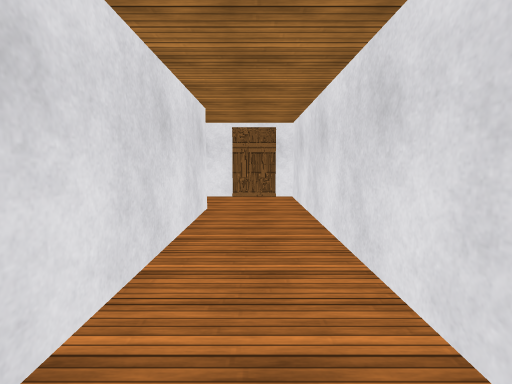
View 1 (above)

17 first-person views from a walk through a Unity game level. The camera is 1.4 m above the floor, tilts 6° down and sees 85° across. The floor is counted in squares, 1 m on a side. Each view is taken from the middle of a square. On the plan, view 1 faces up. The plan holds only what a view shows up to about 14 squares ahead; the rest is blank. The place goes on beyond the plan. The player is left out. Surface patterns are stand-ins for the level's own textures.

View 2
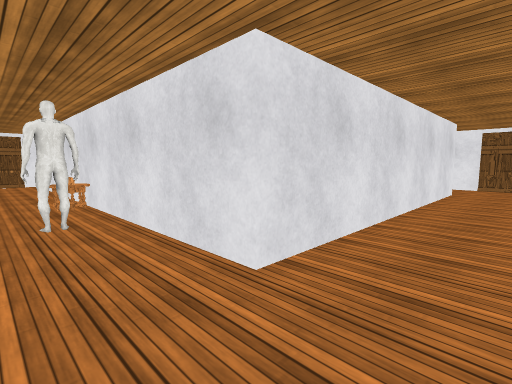

View 3
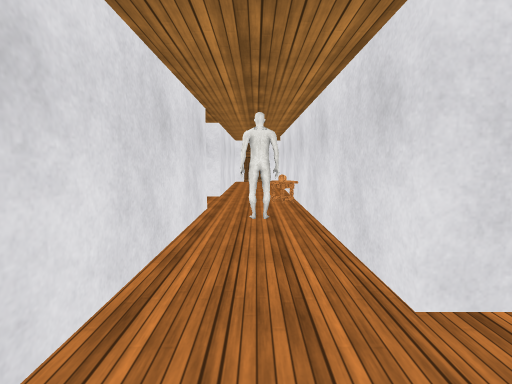

View 4
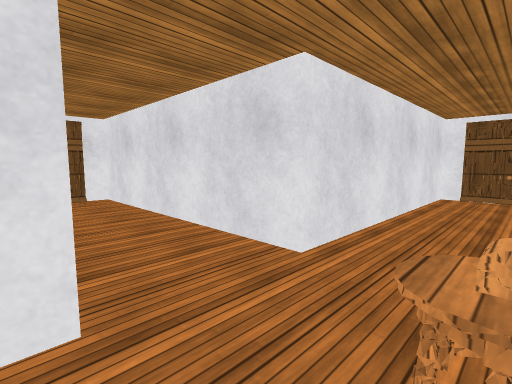

View 5
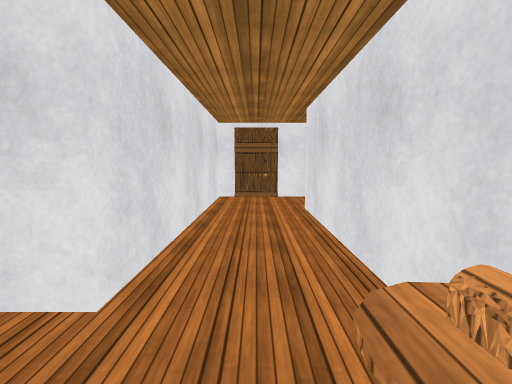

View 6
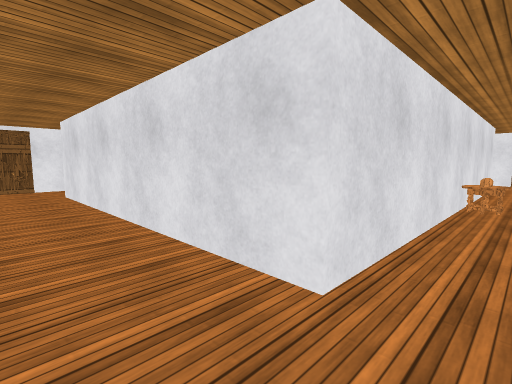

View 7
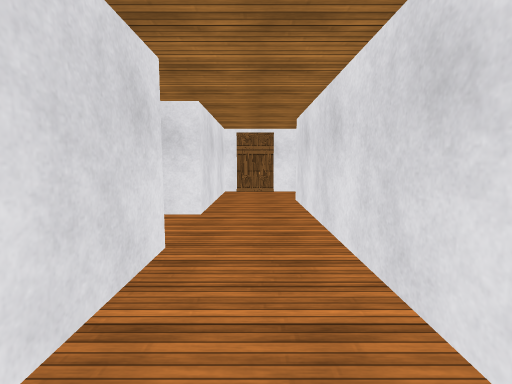

View 8
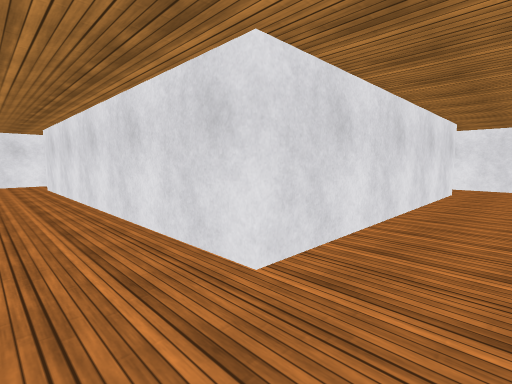

View 9
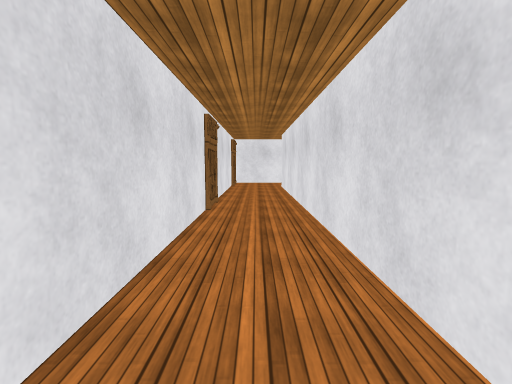

View 10
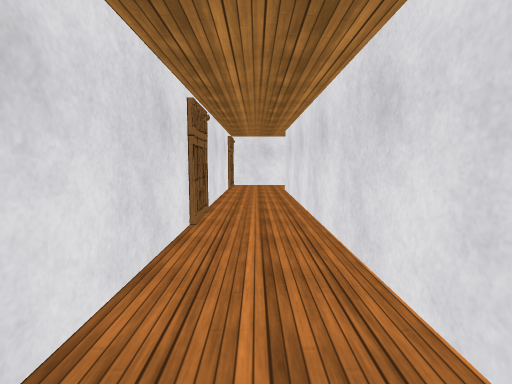

View 11
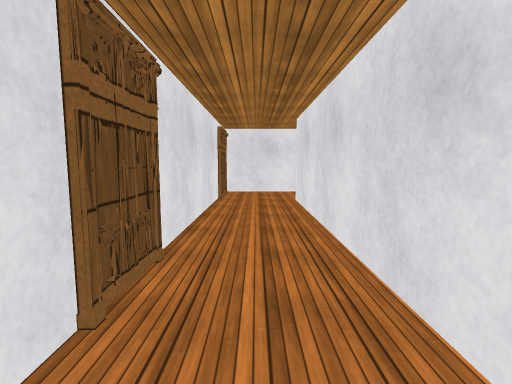

View 12
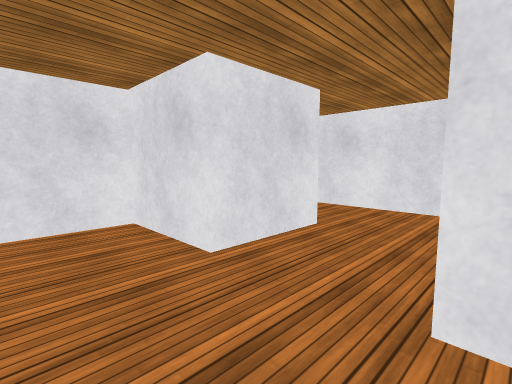

View 13
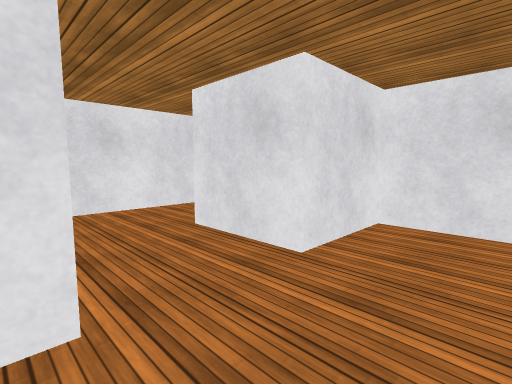

View 14
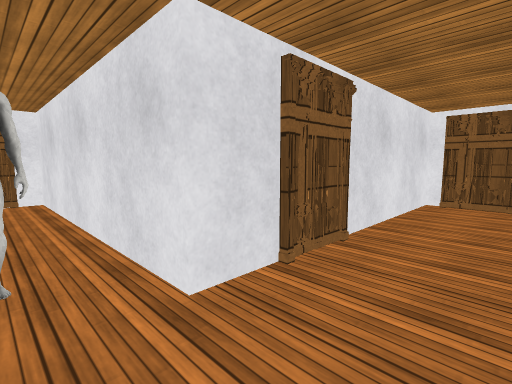

View 15
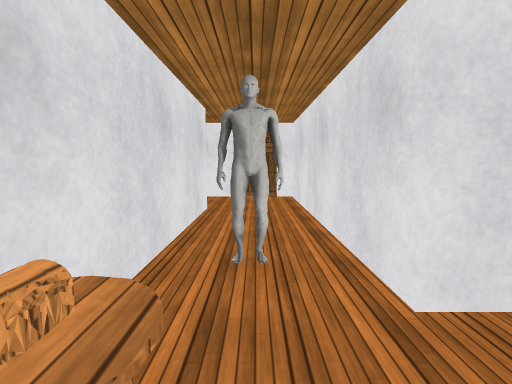

View 16
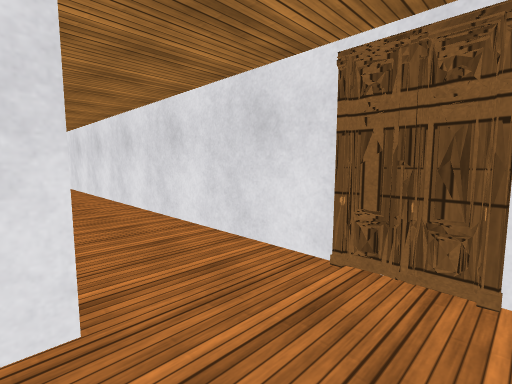

View 17
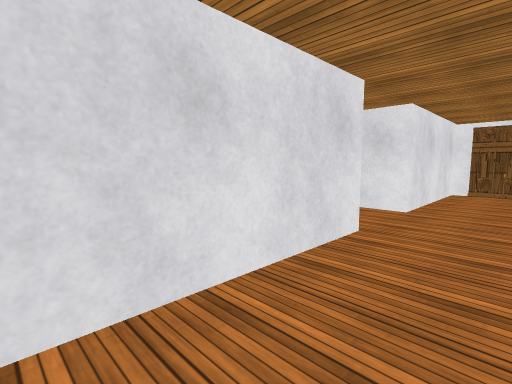

### Floor plan
Points are (right, up) in squares from view 1. A wall is a line through its corners. A room is listed if a view was taken in it or the views show most of it. See-through windows are left out.
Room 1 (views 1, 2, 3, 4, 5, 6, 7, 8, 9, 10, 11, 12, 13, 14, 15, 16, 17)
walls: (-6.2, -4.7) (-6.1, -4.4); (-6.3, -5.3) (-5.8, -4.6) (-5.7, -5.3); (-6.1, -4.9) (-5.7, -4.4); (-6.1, -5.2) (-6, -5); (-6.1, -5.2) (-6, -4.7) (-5.7, -4.5) (-5.8, -4.9) (-6.1, -5.3); (-6.1, -5.4) (-5.9, -4.5); (-6, -5.1) (-6.2, -4.8); (-6, -5.1) (-6.1, -4.5); (-6, -5.1) (-6.2, -4.8); (-6.1, -5.5) (-5.8, -5.1); (-5.9, -4.6) (-5.7, -5); (-5.8, -4.6) (-5.8, -5); (-5.8, -4.6) (-5.8, -5.6) (-6, -5.1); (-5.9, -5.4) (-6.2, -4.8); (-5.9, -5.4) (-6.2, -4.5); (-5.7, -5.1) (-6.1, -5.4) (-5.9, -4.7); (-16.5, -3.5) (-16.5, 8.5) (-1.5, 8.5) (-1.5, -3.5) (-16.5, -3.5); (-5.5, -4.7) (-5.8, -4.9); (-7.7, -9) (-7.5, -8.5); (-7.5, -9) (-7.7, -7.9); (-7.7, -9.8) (-7.6, -8); (-19.3, -4.7) (-19.4, -5.8); (-19.5, -5.4) (-19.3, -5.9); (-9.8, -15.3) (-7.9, -15.3); (-9.6, -15.3) (-8.5, -15.4); (-9.4, -15.4) (-7.9, -15.3); (1.3, -5.8) (1.7, -5.2); (1.3, -5.9) (1.6, -4.8); (1.4, -5.1) (1.6, -4.7); (1.4, -5.8) (1.5, -4.2); (1.5, -5.9) (1.4, -4.8); (-24.9, -0.5) (-22.5, -0.5) (-22.5, 2.5) (-19.5, 2.5) (-19.5, -6.5) (-10.5, -6.5) (-10.5, -15.5) (-7.5, -15.5) (-7.5, -6.5) (1.5, -6.5) (1.5, 11.5) (-19.5, 11.5) (-19.5, 5.5) (-22.5, 5.5) (-22.5, 8.5) (-24.8, 8.5); (-8.5, 11.3) (-9.8, 11.5); (-8.7, 11.4) (-9.2, 11.6); (-9.3, 11.5) (-9.8, 11.4); (-8.3, 11.5) (-9.8, 11.4); (-17.3, 11.3) (-18.8, 11.5); (-17.9, 11.4) (-18.6, 11.3); (0.3, 11.3) (-1, 11.5)
objects: other object (-9, -5); other object (-9, -4)

Positions as (right, up) in squares from view 1, and headings:
1: (0, 0), facing up
2: (1, -6), facing up-left
3: (1, -5), facing left
4: (-7, -4), facing down-left
5: (-8, -5), facing left
6: (-19, -5), facing up-right
7: (-18, -2), facing up
8: (-19, 11), facing down-right
9: (-18, 10), facing right
10: (-16, 10), facing right
11: (-12, 10), facing right
12: (-25, 2), facing up-right
13: (-25, 6), facing down-right
14: (-10, -5), facing down-right
15: (-10, -5), facing right
16: (-2, -6), facing up-right
17: (-17, -3), facing up-left
